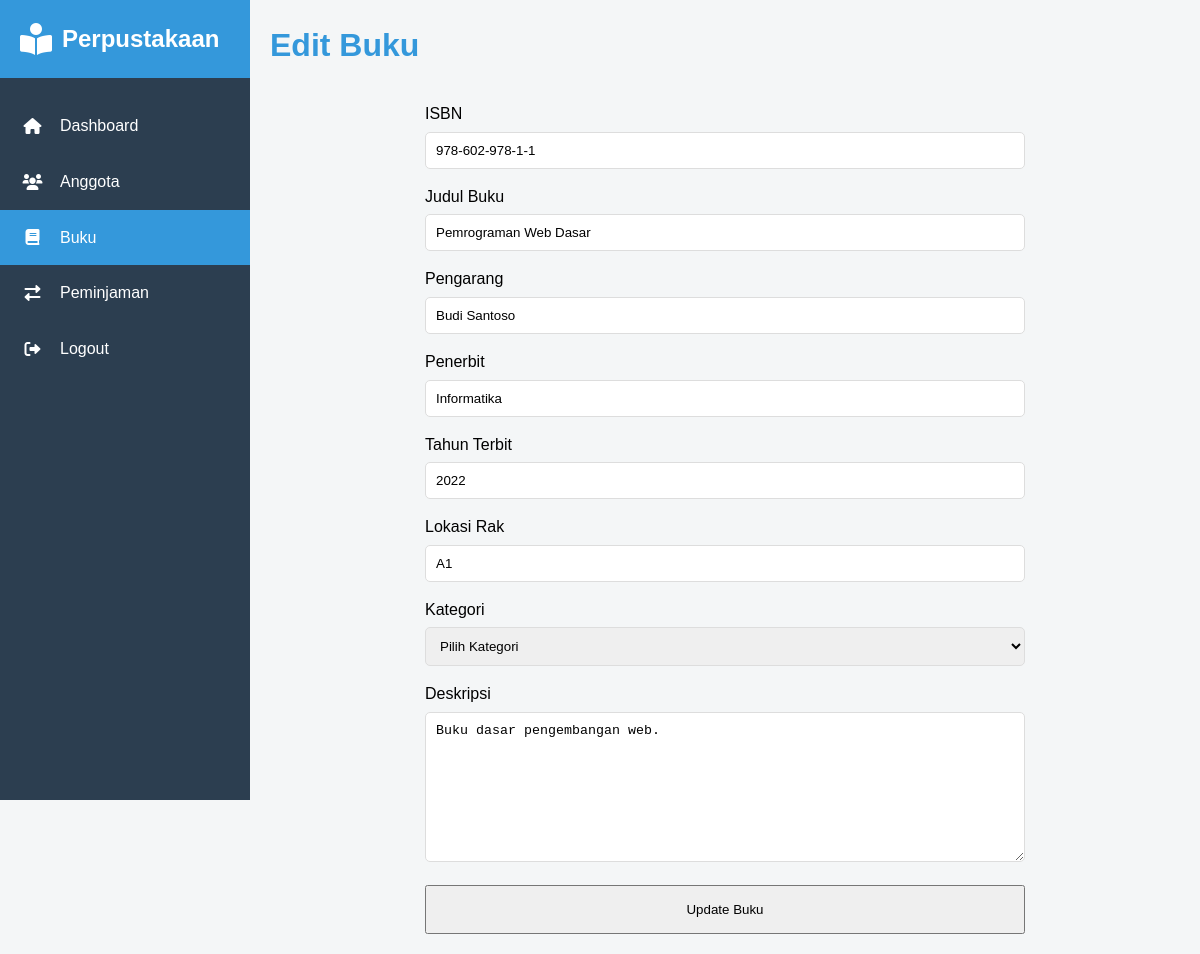
The page /modul/buku/edit.php?id=1 (signed in) on the database its author committed.
### tables this page shows
CREATE TABLE `buku` (
  `id_buku` int(11) NOT NULL,
  `isbn` varchar(20) DEFAULT NULL,
  `judul` varchar(150) DEFAULT NULL,
  `pengarang` varchar(100) DEFAULT NULL,
  `penerbit` varchar(100) DEFAULT NULL,
  `tahun_terbit` year(4) DEFAULT NULL,
  `lokasi_rak` varchar(10) DEFAULT NULL,
  `deskripsi` text DEFAULT NULL,
  `kategori` varchar(50) DEFAULT NULL
);

### modul/buku/edit.php (the view, shortened to what this page needs)
<?php
require_once '../../config/koneksi.php';
require_once '../../includes/layout.php';
$id_buku = mysqli_real_escape_string($koneksi, $_GET['id']);
$query = "SELECT * FROM buku WHERE id_buku = '$id_buku'";
$result = mysqli_query($koneksi, $query);
$buku = mysqli_fetch_assoc($result);
?>
<div class="page-header">
    <h1>Edit Buku</h1>
</div>
<div class="card">
    <form method="post" action="" style="max-width: 600px; margin: 0 auto;">
        <div style="margin-bottom: 15px;">
            <label for="isbn" style="display: block; margin-bottom: 5px;">ISBN</label>
            <input
                type="text"
                id="isbn"
                name="isbn"
                required
                value="<?php echo htmlspecialchars($buku['isbn']); ?>"
                style="width: 100%; padding: 10px; border: 1px solid #ddd; border-radius: 5px;"
            >
        </div>
        <div style="margin-bottom: 15px;">
            <label for="judul" style="display: block; margin-bottom: 5px;">Judul Buku</label>
            <input
                type="text"
                id="judul"
                name="judul"
                required
                value="<?php echo htmlspecialchars($buku['judul']); ?>"
                style="width: 100%; padding: 10px; border: 1px solid #ddd; border-radius: 5px;"
            >
        </div>
        <div style="margin-bottom: 15px;">
            <label for="pengarang" style="display: block; margin-bottom: 5px;">Pengarang</label>
            <input
                type="text"
                id="pengarang"
                name="pengarang"
                required
                value="<?php echo htmlspecialchars($buku['pengarang']); ?>"
                style="width: 100%; padding: 10px; border: 1px solid #ddd; border-radius: 5px;"
            >
        </div>
        <div style="margin-bottom: 15px;">
            <label for="penerbit" style="display: block; margin-bottom: 5px;">Penerbit</label>
            <input
                type="text"
                id="penerbit"
                name="penerbit"
                required
                value="<?php echo htmlspecialchars($buku['penerbit']); ?>"
                style="width: 100%; padding: 10px; border: 1px solid #ddd; border-radius: 5px;"
            >
        </div>
        <div style="margin-bottom: 15px;">
            <label for="tahun_terbit" style="display: block; margin-bottom: 5px;">Tahun Terbit</label>
            <input
                type="number"
                id="tahun_terbit"
                name="tahun_terbit"
                required
                min="1900"
                max="<?php echo date('Y'); ?>"
                value="<?php echo htmlspecialchars($buku['tahun_terbit']); ?>"
                style="width: 100%; padding: 10px; border: 1px solid #ddd; border-radius: 5px;"
            >
        </div>
        <div style="margin-bottom: 15px;">
            <label for="lokasi_rak" style="display: block; margin-bottom: 5px;">Lokasi Rak</label>
            <input
                type="text"
                id="lokasi_rak"
                name="lokasi_rak"
                required
                value="<?php echo htmlspecialchars($buku['lokasi_rak']); ?>"
                style="width: 100%; padding: 10px; border: 1px solid #ddd; border-radius: 5px;"
            >
        </div>
        <div style="margin-bottom: 15px;">
            <label for="kategori" style="display: block; margin-bottom: 5px;">Kategori</label>
            <select
                id="kategori"
                name="kategori"
                required
                style="width: 100%; padding: 10px; border: 1px solid #ddd; border-radius: 5px;"
            >
                <option value="">Pilih Kategori</option>
            </select>
        </div>
        <div style="margin-bottom: 15px;">
            <label for="deskripsi" style="display: block; margin-bottom: 5px;">Deskripsi</label>
            <textarea
                id="deskripsi"
                name="deskripsi"
                style="width: 100%; padding: 10px; border: 1px solid #ddd; border-radius: 5px; min-height: 150px;"
            ><?php echo htmlspecialchars($buku['deskripsi']); ?></textarea>
        </div>
        <div>
            <button type="submit" class="btn" style="width: 100%; padding: 15px;">
                Update Buku
            </button>
        </div>
    </form>
</div>

### includes/layout.php (style rules this page uses)
:root { --primary-color: #3498db; --secondary-color: #2ecc71; --background-color: #f4f6f7; --sidebar-color: #2c3e50; --text-color: #333; --white: #ffffff; --hover-color: #2980b9; }
* { margin: 0; padding: 0; box-sizing: border-box; }
body { font-family: 'Arial', sans-serif; line-height: 1.6; background-color: var(--background-color); display: flex; min-height: 100vh; }
.page-header { display: flex; justify-content: space-between; align-items: center; margin-bottom: 30px; }
.page-header h1 { color: var(--primary-color); }

### rows shown on the page
buku: isbn "978-602-978-1-1", judul "Pemrograman Web Dasar", pengarang "Budi Santoso", penerbit "Informatika", tahun_terbit "2022", lokasi_rak "A1", deskripsi "Buku dasar pengembangan web."
